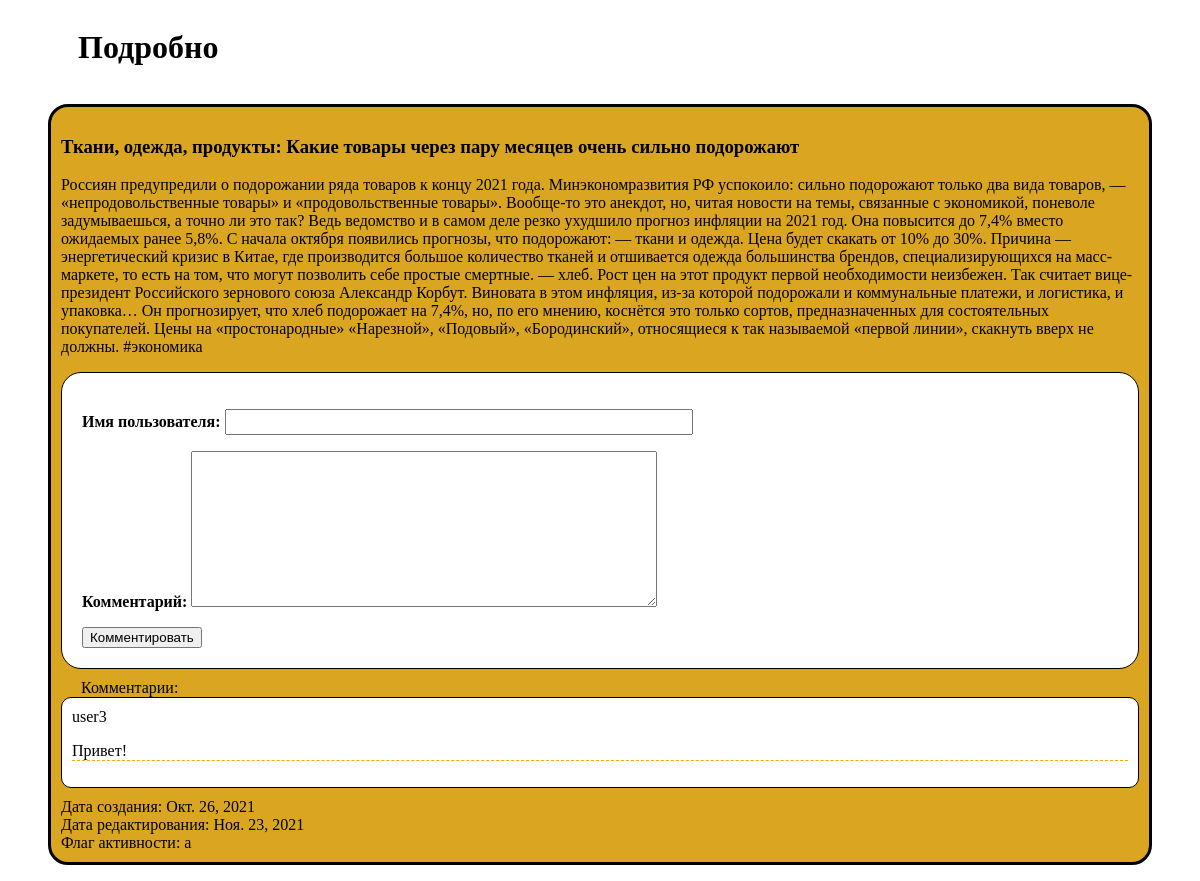
Page /1/comment_news/ on the committed database.
### app_news/models.py (models this page shows, shortened)
class News(models.Model):
    STATUS_CHOICES = [
        ('a', 'active'),
        ('n', 'not_active')
    ]
    title = models.CharField(max_length=500, db_index=True, verbose_name='Заголовок')
    content = models.TextField(max_length=3000, default='', verbose_name='Новость')
    created_at = models.DateField(auto_now_add=True, verbose_name='Дата создания')
    updated_at = models.DateField(auto_now=True, verbose_name='Дата редактирования')
    flag_active = models.CharField(max_length=1, choices=STATUS_CHOICES, default='n', verbose_name='Флаг активности')
    class Meta:
        db_table = 'news'
        ordering = ['created_at']
        verbose_name_plural = 'Новости'  # Переименовываем в админ-панели название таблицы с News на Новости

class Comments(models.Model):
    name = models.CharField(max_length=500, db_index=True, blank=True, verbose_name='Имя пользователя')
    text = models.TextField(max_length=3000, default='', verbose_name='Комментарий')
    news = models.ForeignKey('News', on_delete=models.CASCADE,
                             verbose_name='Комментируемая новость')
    user = models.ForeignKey(User, on_delete=models.CASCADE, null=True,
                             verbose_name='Пользователь')
    class Meta:
        db_table = 'comments'
        verbose_name_plural = 'Комментарии'

### app_news/views.py (the view, shortened to what this page needs)
# urls.py: path('<int:news_id>/comment_news/', CommentNews.as_view(), name='comment_news'),
class CommentNews(View):
    def get(self, request, news_id):
        news = News.objects.get(id=news_id)
        comments = Comments.objects.filter(news=news)
        comment_form = CommentsForm()
        return render(request, "news/comment_news.html", context={"comment_news": news,
                                                                  "comment_list": comments,
                                                                  "comment_form": comment_form})

### app_news/forms.py
class CommentsForm(forms.ModelForm):
    class Meta:
        model = Comments
        fields = ['name', 'text']
        widgets = {
            'name': forms.TextInput(attrs={'class': 'form-input', 'style': 'min-width:460px; height: 20px'}),
            'text': forms.Textarea(attrs={'class': 'content-box', 'style': 'min-width:460px; min-height: 100px'}),
        }

### app_news/templates/news/comment_news.html (shortened to what this page needs)
<!DOCTYPE html>
<html lang="en">
<head>
</head>
<body>
    <h1 style="padding-left: 70px; padding-right: 250px; display: inline-block">Подробно</h1>
    {% if comment_news %}
    <ul style="list-style-type: none">
        <li style="min-height: 20px; margin-bottom: 5px; padding: 10px; margin-right: 40px;
        border: 3px solid black; background-color: Goldenrod; border-radius: 20px; min-width: 500px">
            <div style="display: block; margin-bottom: 10px; min-width: 100px;">
                <h3>
                    {{ comment_news.title }}
                </h3>
            </div>
            <div style="display: block; min-width: 200px">
                <p style="min-width: 500px">{{ comment_news.content }}</p>
            </div>
            <form method="post" action="." style="background-color: white; min-width: 460px;
    padding: 20px; border-radius: 20px; margin-bottom: 10px; border: 1px solid black;">
                {% if request.user.is_authenticated %}
                    <h3 style="margin-top: 0; margin-right: 10px">Пользователь: {{ request.user.username }}</h3>
                    {{ comment_form.text }}
                {% else %}
                    <b>
                        {{ comment_form.as_p }}
                    </b>
                {% endif %}
                <button type="submit" style="display: block">Комментировать</button>
            </form>
            <span style="padding: 20px">Комментарии:</span>
            <div style="display: block; padding: 10px; margin-bottom: 10px; background-color: white;
            border: 1px solid black; border-radius: 10px">
                {% for comment in comment_news.comments_set.all %}
                    {% if comment.user %}
                        <span>{{ comment.user.username }}</span>
                        <p style="border-bottom: 1px dashed orange">{{ comment.text }}</p>
                    {% else %}
                        <span>{{ comment.name }} - анонимный пользователь</span>
                        <p style="border-bottom: 1px dashed orange">{{ comment.text }}</p>
                    {% endif %}
                {% endfor %}
            </div>
            <div style="display: flex; justify-content: space-between; align-items: center;">
                <div style="display: inline-block; width: 50%">
                    <div style="display: block; width: 250px">
                        <span>Дата создания: </span>
                    {{ comment_news.created_at }}
                    </div>
                    <div style="display: block; width: 250px">
                        <span>Дата редактирования: </span>
                    {{ comment_news.updated_at }}
                    </div>
                    <div style="display: block; width: 250px">
                        <span>Флаг активности: </span>
                    {{ comment_news.flag_active }}
                    </div>
                </div>
            </div>
        </li>
    </ul>
    {% else %}
        <p> Новостей нет </p>
    {% endif %}
</body>
</html>

### rows in the picture
News: title "Ткани, одежда, продукты: Какие товары через пару месяцев очень сильно подорожают", content "Россиян предупредили о подорожании ряда товаров к концу 2021 года. Минэкономразвития РФ успокоило: сильно подорожают только два вида товаров, — «непродовольственные товары» и «продовольственные товары». Вообще-то это анекдот, но, читая новости на темы, связанные с экономикой, поневоле задумываешься, а точно ли это так? Ведь ведомство и в самом деле резко ухудшило прогноз инфляции на 2021 год. Она повысится до 7,4% вместо ожидаемых ранее 5,8%. С начала октября появились прогнозы, что подорожают: — ткани и одежда. Цена будет скакать от 10% до 30%. Причина — энергетический кризис в Китае, где производится большое количество тканей и отшивается одежда большинства брендов, специализирующихся на…", created_at "Окт. 26, 2021", updated_at "Ноя. 23, 2021", flag_active "a"
Comments: user.username "user3", text "Привет!"
